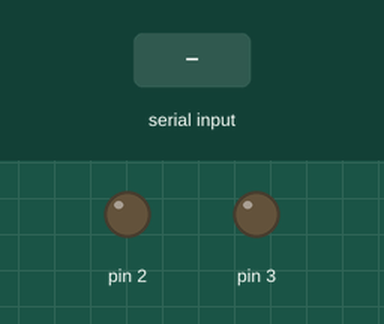
This sketch was run on a simulated Arduino Uno, built with avr-gcc and run on an emulated ATmega328P. Parts: output pins drawn as LEDs (lit = HIGH). The inputs (shaded band) are chosen by the test bench.

Above: at 1.2 s.
1.3 s: "1" received over Serial
At 1.7 s:
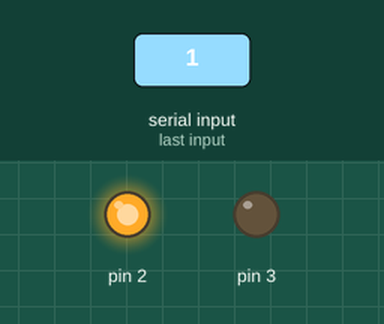
2.8 s: byte 1 (1) received over Serial
At 4.0 s:
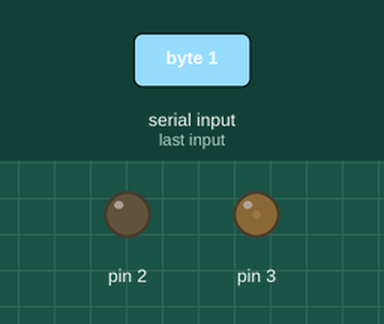
4.3 s: byte 2 (2) received over Serial
At 5.2 s:
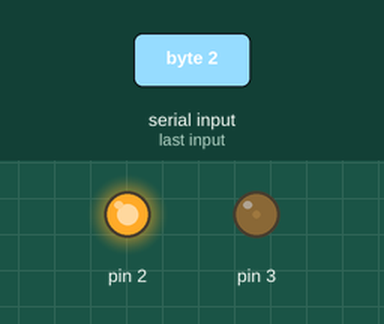
5.8 s: "0" received over Serial
At 6.3 s:
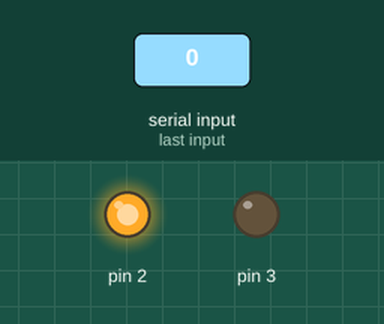
Timing chart, 0 to 8.3 s (numbered marks = the images above; inputs shaded):
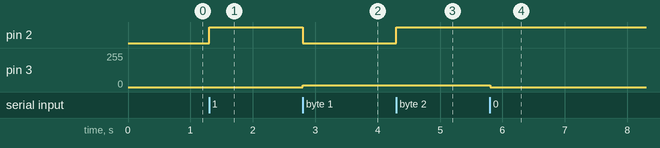

Measured:
- after the input at 1.3 s, pin 2: LOW → HIGH at once
- after the input at 2.8 s, pin 2: HIGH → LOW at once; pin 3: 0/255 → 15/255 at once
- after the input at 4.3 s, pin 2: LOW → HIGH at once
- after the input at 5.8 s, pin 3: 15/255 → 0/255 at once

The sketch:

SerialWithPython.ino
```cpp
#include <Servo.h>
int a;
int SensorVal=0;
void setup() {
  Serial.begin(9600);
  pinMode(2,OUTPUT);
  pinMode(3,OUTPUT);
  pinMode(7,INPUT);
}

void loop() {
   if(Serial.available()>0)
  {
    a=Serial.read();
    if (a==1){
    digitalWrite(2, LOW);
    analogWrite(3, 15);


    }
    else if (a==2){
    digitalWrite(2, HIGH);
    analogWrite(3, 15);
    //delay(3000);
    }
    else{
    digitalWrite(2, HIGH);
    analogWrite(3, 0);
    //delay(3000)
    }

  }

}
```
